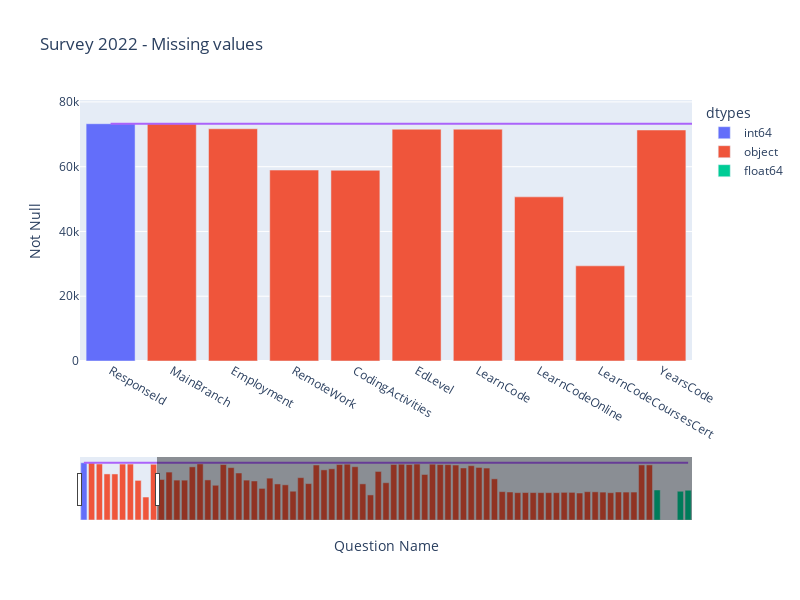

The notebook cell this image was saved under:
### Code cell
instances, columns = survey_2022.shape
bar_props = dict(
    data_frame=survey_2022_info,
    x="index",
    y="not_null",
    color="dtypes",
    height=600,
    width=800,
    orientation="v",
    title="Survey 2022 - Missing values",
)
scatter_props = dict(
    x=survey_2022_info.iloc[[0, -1], 0],
    y=[instances] * 2,
    mode="lines",
    showlegend=False,
)
layout_props = dict(
    xaxis=dict(
        range=[-0.5, 9.5],
        rangeslider=dict(visible=True),
        type="category",
        title="Question Name",
    ),
    yaxis=dict(
        range=[0, 10**np.log10(instances) * 1.1],
        title="Not Null",
    ),
)

figure = px.bar(**bar_props)
figure.add_trace(go.Scatter(**scatter_props))
figure.update_layout(**layout_props)

### Figure 1 — Plotly figure (JSON) as saved in the notebook; plotly's stock layout.template omitted (floating-point values rounded to 4 significant figures)
{"data": [{"alignmentgroup": "True", "hovertemplate": "dtypes=int64<br>index=%{x}<br>not_null=%{y}<extra></extra>", "legendgroup": "int64", "marker": {"color": "#636efa", "pattern": {"shape": ""}}, "name": "int64", "offsetgroup": "int64", "orientation": "v", "showlegend": true, "textposition": "auto", "type": "bar", "x": ["ResponseId"], "xaxis": "x", "y": [73268], "yaxis": "y"}, {"alignmentgroup": "True", "hovertemplate": "dtypes=object<br>index=%{x}<br>not_null=%{y}<extra></extra>", "legendgroup": "object", "marker": {"color": "#EF553B", "pattern": {"shape": ""}}, "name": "object", "offsetgroup": "object", "orientation": "v", "showlegend": true, "textposition": "auto", "type": "bar", "x": ["MainBranch", "Employment", "RemoteWork", "CodingActivities", "EdLevel", "LearnCode", "LearnCodeOnline", "LearnCodeCoursesCert", "YearsCode", "YearsCodePro", "DevType", "OrgSize", "PurchaseInfluence", "BuyNewTool", "Country", "Currency", "CompFreq", "LanguageHaveWorkedWith", "LanguageWantToWorkWith", "DatabaseHaveWorkedWith", "DatabaseWantToWorkWith", "PlatformHaveWorkedWith", "PlatformWantToWorkWith", "WebframeHaveWorkedWith", "WebframeWantToWorkWith", "MiscTechHaveWorkedWith", "MiscTechWantToWorkWith", "ToolsTechHaveWorkedWith", "ToolsTechWantToWorkWith", "NEWCollabToolsHaveWorkedWith", "NEWCollabToolsWantToWorkWith", "OpSysProfessional use", "OpSysPersonal use", "VersionControlSystem", "VCInteraction", "OfficeStackAsyncHaveWorkedWith", "OfficeStackAsyncWantToWorkWith", "OfficeStackSyncHaveWorkedWith", "OfficeStackSyncWantToWorkWith", "Blockchain", "NEWSOSites", "SOVisitFreq", "SOAccount", "SOPartFreq", "SOComm", "Age", "Gender", "Trans", "Sexuality", "Ethnicity", "Accessibility", "MentalHealth", "TBranch", "ICorPM", "Knowledge_1", "Knowledge_2", "Knowledge_3", "Knowledge_4", "Knowledge_5", "Knowledge_6", "Knowledge_7", "Frequency_1", "Frequency_2", "Frequency_3", "TimeSearching", "TimeAnswering", "Onboarding", "ProfessionalTech", "TrueFalse_1", "TrueFalse_2", "TrueFalse_3", "SurveyLength", "SurveyEase"], "xaxis": "x", "y": [73268, 71709, 58958, 58899, 71571, 71580, 50685, 29389, 71331, 51833, 61302, 51039, 50969, 67963, 71771, 51264, 44425, 70975, 67027, 60121, 51014, 49924, 40415, 53544, 46122, 44992, 36810, 54171, 46566, 70347, 64108, 65503, 70963, 71379, 68156, 46223, 32072, 62128, 47688, 71071, 71365, 70961, 71572, 58229, 71408, 70946, 70853, 70315, 66565, 69474, 67244, 66447, 52670, 36283, 35804, 34973, 35133, 35097, 35014, 34991, 34977, 35371, 35344, 34515, 36198, 36022, 35679, 34906, 35819, 35715, 35749, 70444, 70508], "yaxis": "y"}, {"alignmentgroup": "True", "hovertemplate": "dtypes=float64<br>index=%{x}<br>not_null=%{y}<extra></extra>", "legendgroup": "float64", "marker": {"color": "#00cc96", "pattern": {"shape": ""}}, "name": "float64", "offsetgroup": "float64", "orientation": "v", "showlegend": true, "textposition": "auto", "type": "bar", "x": ["CompTotal", "VCHostingPersonal use", "VCHostingProfessional use", "WorkExp", "ConvertedCompYearly"], "xaxis": "x", "y": [38422, 0, 0, 36769, 38071], "yaxis": "y"}, {"mode": "lines", "showlegend": false, "type": "scatter", "x": ["ResponseId", "ConvertedCompYearly"], "y": [73268, 73268]}], "layout": {"barmode": "relative", "height": 600, "legend": {"title": {"text": "dtypes"}, "tracegroupgap": 0}, "title": {"text": "Survey 2022 - Missing values"}, "width": 800, "xaxis": {"anchor": "y", "domain": [0, 1], "range": [-0.5, 9.5], "rangeslider": {"visible": true}, "title": {"text": "Question Name"}, "type": "category"}, "yaxis": {"anchor": "x", "domain": [0, 1], "range": [0, 80590.0], "title": {"text": "Not Null"}}}}
